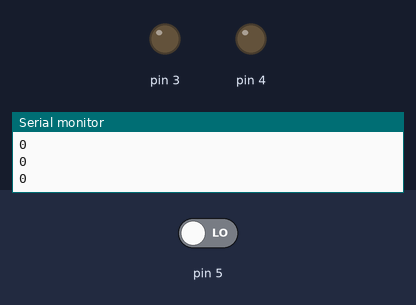
This sketch was run on a simulated Arduino Uno, built with avr-gcc and run on an emulated ATmega328P. Shown: output pins drawn as LEDs (lit = HIGH), the last lines printed to the serial monitor. The test bench sets the inputs (shaded band); at power-on: pin 5 LOW.

Above: at 1.2 s.
1.3 s: pin 5 driven HIGH
At 2.5 s:
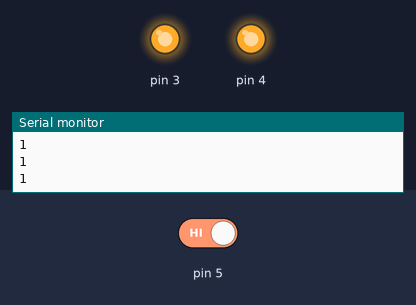
2.8 s: pin 5 driven LOW
At 3.9 s:
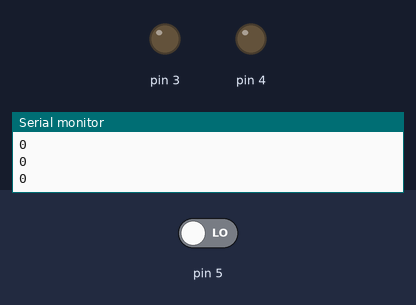
Timing chart, 0 to 5.8 s (numbered marks = the images above; inputs shaded):
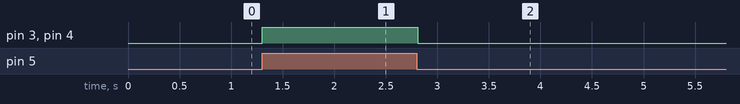

The sketch:

vscode.ino
```cpp
// C++ code
//
int sensorvalue = 0;

void setup()
{
  pinMode(5, INPUT);
  Serial.begin(9600);
  pinMode(4, OUTPUT);
  pinMode(3, OUTPUT);
}

void loop()
{
  sensorvalue = digitalRead(5);
  Serial.println(sensorvalue);
  if (sensorvalue == 1) {
    digitalWrite(4, HIGH);
    digitalWrite(3, HIGH);
  } else {
    digitalWrite(4, LOW);
    digitalWrite(3, LOW);
  }
  delay(10); // Delay a little bit to improve simulation performance
}
```

Measured:
- after the input at 1.3 s, pin 3, pin 4: LOW → HIGH at once
- after the input at 2.8 s, pin 3, pin 4: HIGH → LOW at once
